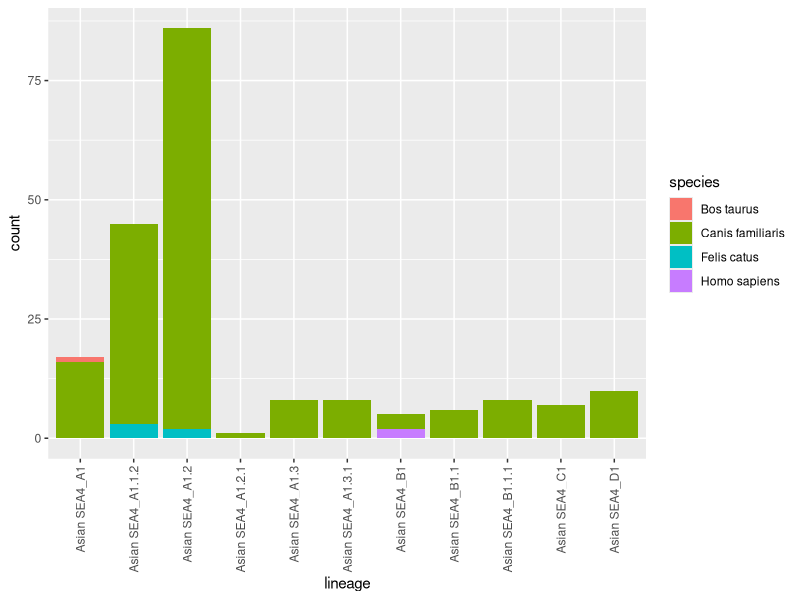
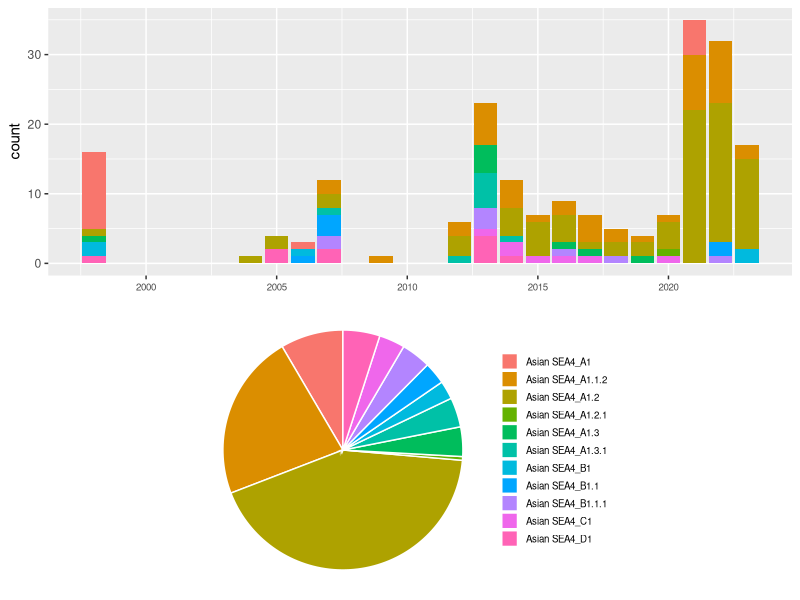

These figures' R source, in order:
## ---- chunk 1
knitr::opts_chunk$set(echo = TRUE)

## ---- chunk 2

library(dplyr)
library(ggplot2)
library(knitr)

sequence_data<-read.csv("sequence_data.csv")
metadata<-read.csv("Phil_metadata_place.csv")

relevant_lineages<-read.csv("relevant_lineages.csv")

new_lineages<-read.csv("new_lineages.csv")

## ---- chunk 3

cat(paste("This study contains ", length(sequence_data$ID), " sequences from between ", min(sequence_data$year), " and ", max(sequence_data$year), ".", sep = ""))

cat(paste("This sequence data came from", length(unique(metadata$place)), "different places. "))

regions<-data.frame(region=unique(metadata$place), count=NA)

for (i in 1:length(regions$region)) {
  regions$count[i]<-length(which(metadata$place == regions$region[i]))
}

names(regions)<-c("Place", "Number of Sequences")

kable(regions, row.names=F)
## ---- chunk 4
cat(paste("This sequence data came from", length(unique(metadata$species)), "different hosts. "))

hosts<-data.frame(host=unique(metadata$species), count=NA)

for (i in 1:length(hosts$host)) {
  hosts$count[i]<-length(which(metadata$species == hosts$host[i]))
}

cat(paste(round(((hosts$count[grep("Canis familiaris", hosts$host)])/sum(hosts$count))*100, digits = 2)), "% of these are from dogs.", sep = "")

names(hosts)<-c("Host", "Number of Sequences")


kable(hosts, row.names=F)
## ---- chunk 5


ggplot(metadata, aes(x = lineage, fill = species)) + 
  geom_bar() +
  theme(axis.text.x = element_text(angle = 90, vjust = 0.5, hjust=1))
## ---- chunk 6
cat(paste("Overall", length(unique(sequence_data$lineage)), "lineages have been detected in this study.", (length(relevant_lineages$lineage)+length(new_lineages$lineage)) - length(unique(sequence_data$lineage)), "lineages are included here that have not been seen in this study, but are direct parents of lineages in this study, so are included for relevant evolutionary investigations."))

cat(paste("There are ", length(relevant_lineages$lineage), " existing lineages relevant to this study."))
kable(relevant_lineages[,-c(1,7)], row.names=F)
## ---- chunk 7
if(length(new_lineages) != 0) {
  cat(paste("There are ", length(new_lineages$lineage), " new lineages identified in this dataset."))
  kable(new_lineages[,-c(6)], row.names=F)
} else {
  cat(paste("There are no new lineages identified in this dataset."))
}
## ---- chunk 8
cat(paste("The sequences span ", as.integer(max(sequence_data$year)) - as.integer(min(sequence_data$year)), " years from ", min(sequence_data$year), " to ", max(sequence_data$year),". ", sep = ""))

getmode <- function(v) {
   uniqv <- unique(v)
   uniqv[which.max(tabulate(match(v, uniqv)))]
}

cat(paste("The year with the greatest number of sequences is ", getmode(sequence_data$year), " with ", length(which(sequence_data$year == getmode(sequence_data$year))), " sequences."))

cat(paste("The most prevalent lineage is ", getmode(sequence_data$lineage), " with ", length(which(sequence_data$lineage == getmode(sequence_data$lineage))), " sequences."))
## ---- chunk 9

data_sub<-sequence_data

graph<-ggplot(data_sub, aes(x = year, fill = lineage)) + 
  geom_bar() + theme(legend.position = "bottom") + theme(axis.text.x = element_text(size = 7)) + 
  theme(legend.position="none") +
  theme(axis.title.x=element_blank()) 
lin<-data.frame(table(data_sub$lineage))
names(lin)<-c("lineage", "count")
pie<-ggplot(lin, aes(x="", y=count, fill=lineage)) +
  geom_bar(stat="identity", width=1, color="white") +
  coord_polar("y", start=0) +
  theme_void()+   theme(legend.position="right") + theme(legend.text = element_text(size=7)) +theme(legend.key.size = unit(0.45,"cm"))+theme(legend.title = element_blank())
gridExtra::grid.arrange(graph,pie)
